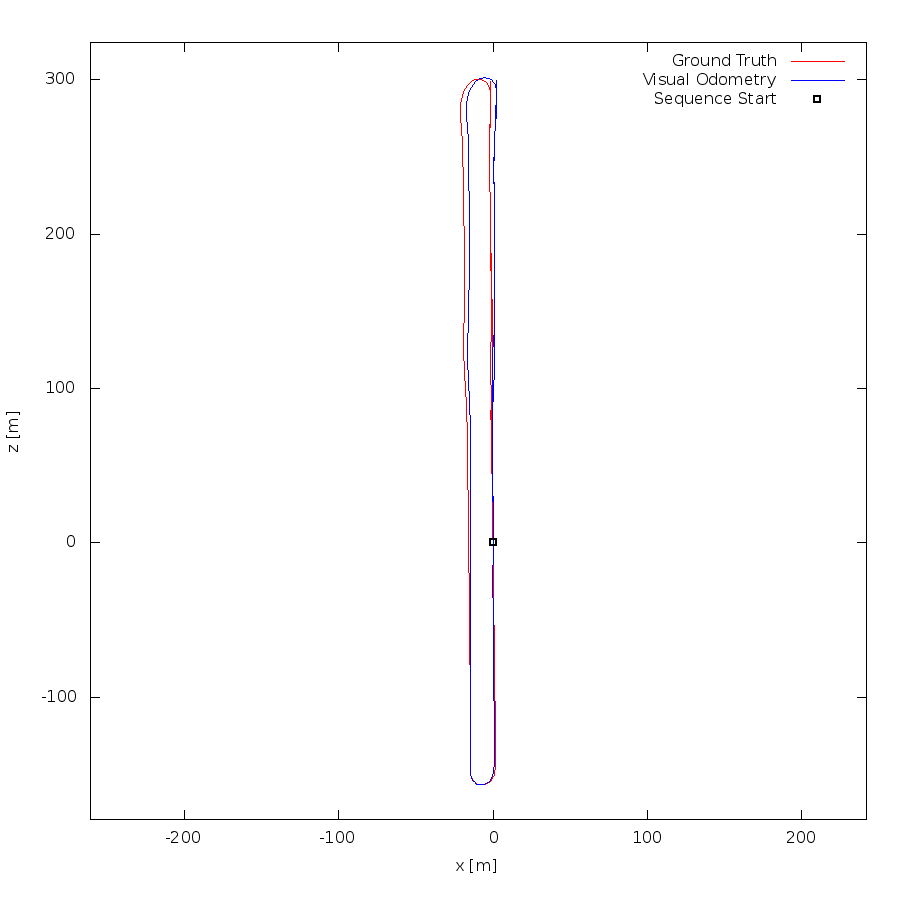

Here is the gnuplot script that generated this plot:
set term postscript eps enhanced color
set output "06.eps"
set size ratio -1
set xrange [-260:243]
set yrange [-179:324]
set xlabel "x [m]"
set ylabel "z [m]"
plot "06.txt" using 1:2 lc rgb "#FF0000" title 'Ground Truth' w lines,"06.txt" using 3:4 lc rgb "#0000FF" title 'Visual Odometry' w lines,"< head -1 06.txt" using 1:2 lc rgb "#000000" pt 4 ps 1 lw 2 title 'Sequence Start' w points
